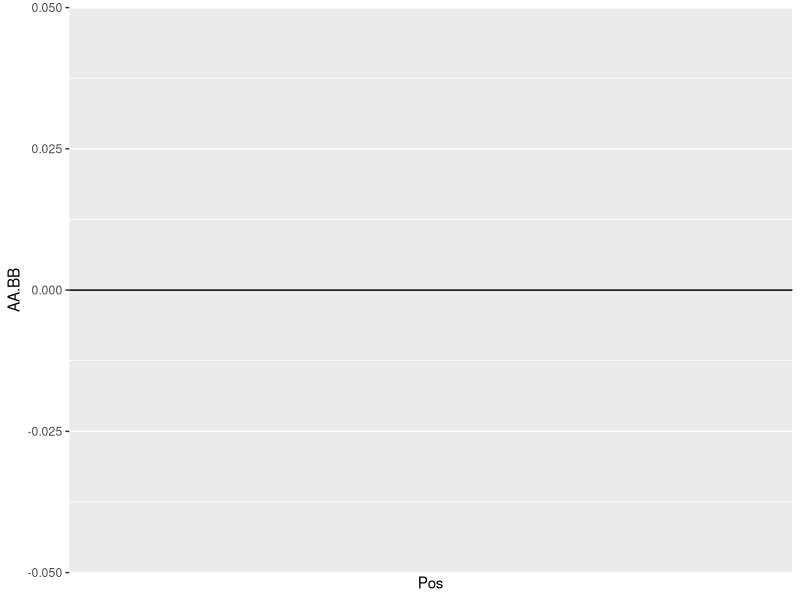

Generate this figure with R: (Note: this script raises an error after producing the figure.)
####Fine Map Plots####
library(ggplot2); library(dplyr)
setwd("/Users/aconith/Library/CloudStorage/OneDrive-DePaulUniversity/DePaul/Research/Research/ParaSWriting/Github/FineMap")

####LG7####
FullMap<-read.csv("LG7FineMapDataT_PS_noaug.csv")

FineMap_Plot <- ggplot(FullMap, aes(x=Pos, y=AA.BB)) +
  geom_hline(yintercept = 0) +
  scale_color_manual(values=c("#ca0020")) +
  scale_fill_manual(values=c("#ca0020")) #+
  facet_wrap(~ Trait, scales = "free", labeller=labeller(Trait = MyLabels), nrow = 1)

FineMap_PlotSE <- FineMap_Plot + theme_bw() + annotate("rect", xmin = 43819923, xmax = 47752984, ymin = -Inf, ymax = Inf, fill = "#404040", alpha = 0.2) +
  geom_ribbon(data = FullMap, alpha=0.25, aes(ymin=AA.BB-AA_se, ymax=AA.BB+AA_se), col=NA) +
  geom_ribbon(data = FullMap, alpha=0.25, aes(ymin=AA.BB-BB_se, ymax=AA.BB+BB_se), col=NA) +
  geom_line(size=0.9) +
  labs(x = "Marker position on LG7 (Mbs)", y = "Average Phenotypic Effect") +
  theme(legend.position = "none", aspect.ratio = 1, legend.key=element_blank(), axis.ticks = element_blank(), panel.border = element_rect(colour = "dark gray", fill=NA, size=1))
  
FineMap_PlotSE +
  geom_vline(xintercept = 48423569, col="purple") + #DYM
  geom_vline(xintercept = 46670572, col="dark green") #NOTCH1a
  
####LG13####
FullMap<-read.csv("LG13FineMapDataT_PS_noaug.csv")

FineMap_Plot <- ggplot(FullMap, aes(x=Pos, y=AA.BB)) +
  geom_hline(yintercept = 0) +
  scale_color_manual(values=c("#ca0020")) +
  scale_fill_manual(values=c("#ca0020"))

FineMap_PlotSE <- FineMap_Plot + theme_bw() + annotate("rect", xmin = 12104957, xmax = 19425681, ymin = -Inf, ymax = Inf, fill = "#404040", alpha = 0.2) +
  geom_ribbon(data = FullMap, alpha=0.25, aes(ymin=AA.BB-AA_se, ymax=AA.BB+AA_se), col=NA) +
  geom_ribbon(data = FullMap, alpha=0.25, aes(ymin=AA.BB-BB_se, ymax=AA.BB+BB_se), col=NA) +
  geom_line(size=0.9) +
  labs(x = "Marker position on LG13 (Mbs)", y = "Average Phenotypic Effect") +
  theme(legend.position = "none", aspect.ratio = 1, legend.key=element_blank(), axis.ticks = element_blank(), panel.border = element_rect(colour = "dark gray", fill=NA, size=1))

FineMap_PlotSE +
  geom_vline(xintercept = 12763810, col="purple") #ADAM12
